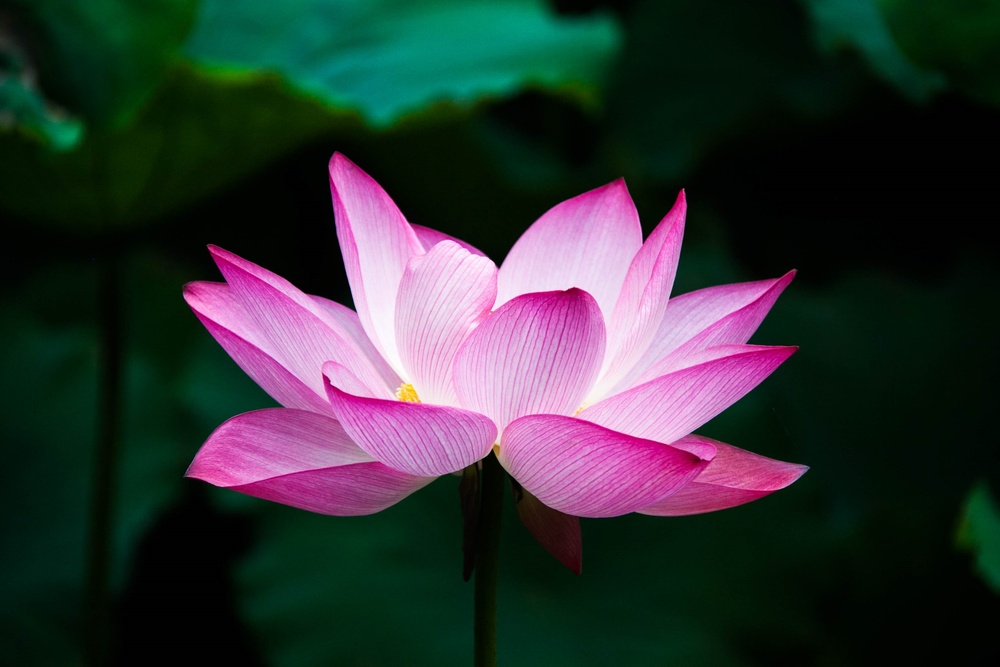
#> input picture assets/lotus.jpg, 1000 x 667 px, shrunk from 3267 x 2178 before the run, found by its file name
$ python test_imWatermark.py
#> lines starting #> are read from the running program, lines starting #| are printed output that depends on the picture
### src/imWatermark.py
import numpy as np
from imhist import imhist, imcdf

def watermark(img, levels=8):
    CDF = imcdf(img)
    locs = []
    for i in range(levels-1):
        P = (i+1)/levels
        loc = np.argmin(np.abs(CDF-P))
        if loc.size > 1 :
            loc = loc[0]
        if loc not in locs:
            locs.append(loc)
    locs.insert(0, 0)
    imgcopy = img.copy()
    for i in range(len(locs)-1):
        loc = locs[i+1]
        preloc = locs[i]
        imgcopy = np.where( np.invert((img>=preloc) & (img<loc)), imgcopy, preloc*np.ones_like(img))
    return imgcopy

### code-example/test_imWatermark.py
import cv2, os
import numpy as np
from imWatermark import watermark

img_fullname="lotus.jpg"
img_fullname=f"assets/{img_fullname}"
img_name, img_ext = os.path.splitext(img_fullname)

img = cv2.imread(img_fullname)
#> img is the input picture: shape (667, 1000, 3); mean B, G, R 52.9, 51.6, 48.1
hsv = cv2.cvtColor(img, cv2.COLOR_BGR2HSV)
#> hsv: shape (667, 1000, 3); mean H, S, V 81.8, 192.2, 69.3
v = hsv[:, :, 2].copy()
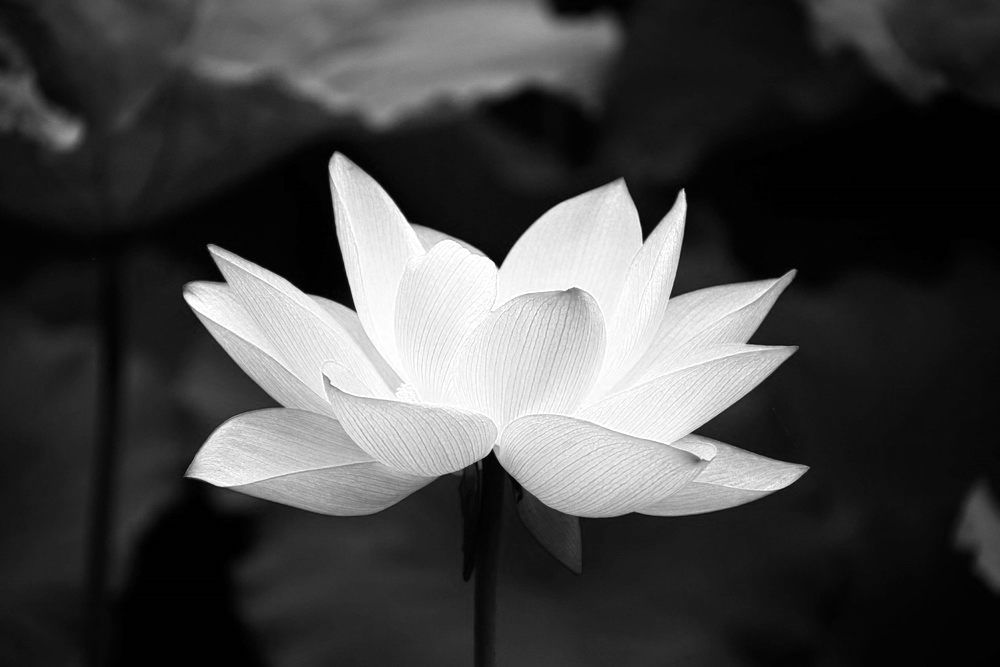
#> v: shape (667, 1000); min 0, max 255, mean 69.3

v_watermark = watermark(v, 8)
#> (the run stopped early here; a loop or call above may not have finished)
